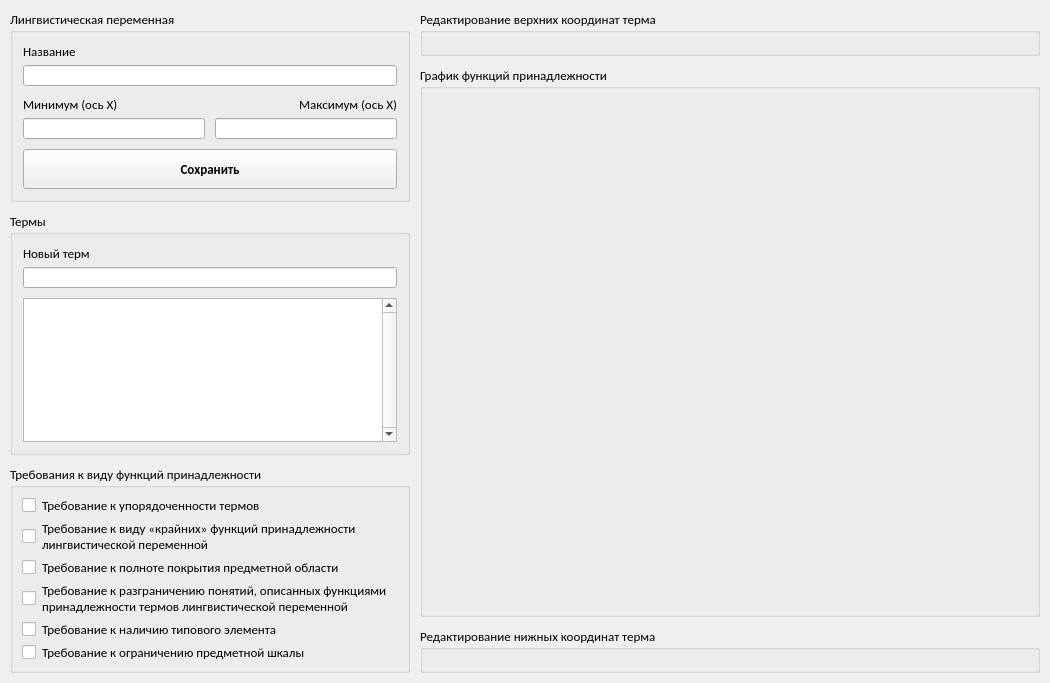
<?xml version="1.0" encoding="UTF-8"?>
<ui version="4.0">
 <class>function_editor_window</class>
 <widget class="QWidget" name="function_editor_window">
  <property name="geometry">
   <rect>
    <x>0</x>
    <y>0</y>
    <width>1050</width>
    <height>683</height>
   </rect>
  </property>
  <property name="sizePolicy">
   <sizepolicy hsizetype="Preferred" vsizetype="Preferred">
    <horstretch>0</horstretch>
    <verstretch>0</verstretch>
   </sizepolicy>
  </property>
  <property name="maximumSize">
   <size>
    <width>16777215</width>
    <height>16777215</height>
   </size>
  </property>
  <property name="font">
   <font>
    <family>Calibri</family>
    <pointsize>10</pointsize>
   </font>
  </property>
  <property name="windowTitle">
   <string>Редактор функций принадлежности лингвистической переменной</string>
  </property>
  <layout class="QHBoxLayout" name="horizontalLayout_2">
   <property name="spacing">
    <number>10</number>
   </property>
   <property name="leftMargin">
    <number>10</number>
   </property>
   <property name="topMargin">
    <number>10</number>
   </property>
   <property name="rightMargin">
    <number>10</number>
   </property>
   <property name="bottomMargin">
    <number>10</number>
   </property>
   <item>
    <layout class="QVBoxLayout" name="verticalLayout_5">
     <property name="spacing">
      <number>10</number>
     </property>
     <item>
      <widget class="QGroupBox" name="groupBox">
       <property name="sizePolicy">
        <sizepolicy hsizetype="Fixed" vsizetype="Preferred">
         <horstretch>0</horstretch>
         <verstretch>0</verstretch>
        </sizepolicy>
       </property>
       <property name="minimumSize">
        <size>
         <width>400</width>
         <height>0</height>
        </size>
       </property>
       <property name="maximumSize">
        <size>
         <width>16777215</width>
         <height>16777215</height>
        </size>
       </property>
       <property name="title">
        <string>Лингвистическая переменная</string>
       </property>
       <layout class="QVBoxLayout" name="verticalLayout">
        <property name="spacing">
         <number>10</number>
        </property>
        <property name="leftMargin">
         <number>10</number>
        </property>
        <property name="topMargin">
         <number>10</number>
        </property>
        <property name="rightMargin">
         <number>10</number>
        </property>
        <property name="bottomMargin">
         <number>10</number>
        </property>
        <item>
         <layout class="QVBoxLayout" name="verticalLayout_20">
          <property name="spacing">
           <number>5</number>
          </property>
          <item>
           <widget class="QLabel" name="label_15">
            <property name="text">
             <string>Название</string>
            </property>
           </widget>
          </item>
          <item>
           <widget class="QLineEdit" name="edit_title">
            <property name="minimumSize">
             <size>
              <width>0</width>
              <height>21</height>
             </size>
            </property>
            <property name="contextMenuPolicy">
             <enum>Qt::NoContextMenu</enum>
            </property>
            <property name="readOnly">
             <bool>false</bool>
            </property>
           </widget>
          </item>
         </layout>
        </item>
        <item>
         <layout class="QHBoxLayout" name="horizontalLayout">
          <property name="spacing">
           <number>10</number>
          </property>
          <item>
           <layout class="QVBoxLayout" name="verticalLayout_18">
            <property name="spacing">
             <number>5</number>
            </property>
            <item>
             <widget class="QLabel" name="label_13">
              <property name="text">
               <string>Минимум (ось X)</string>
              </property>
             </widget>
            </item>
            <item>
             <widget class="QLineEdit" name="edit_x_start">
              <property name="minimumSize">
               <size>
                <width>0</width>
                <height>21</height>
               </size>
              </property>
              <property name="contextMenuPolicy">
               <enum>Qt::NoContextMenu</enum>
              </property>
              <property name="readOnly">
               <bool>false</bool>
              </property>
             </widget>
            </item>
           </layout>
          </item>
          <item>
           <layout class="QVBoxLayout" name="verticalLayout_19">
            <property name="spacing">
             <number>5</number>
            </property>
            <item>
             <widget class="QLabel" name="label_14">
              <property name="text">
               <string>Максимум (ось X)</string>
              </property>
              <property name="alignment">
               <set>Qt::AlignRight|Qt::AlignTrailing|Qt::AlignVCenter</set>
              </property>
             </widget>
            </item>
            <item>
             <widget class="QLineEdit" name="edit_x_stop">
              <property name="minimumSize">
               <size>
                <width>0</width>
                <height>21</height>
               </size>
              </property>
              <property name="contextMenuPolicy">
               <enum>Qt::NoContextMenu</enum>
              </property>
              <property name="readOnly">
               <bool>false</bool>
              </property>
             </widget>
            </item>
           </layout>
          </item>
         </layout>
        </item>
        <item>
         <widget class="QPushButton" name="button_save">
          <property name="minimumSize">
           <size>
            <width>100</width>
            <height>40</height>
           </size>
          </property>
          <property name="font">
           <font>
            <weight>75</weight>
            <bold>true</bold>
           </font>
          </property>
          <property name="cursor">
           <cursorShape>PointingHandCursor</cursorShape>
          </property>
          <property name="text">
           <string>Сохранить</string>
          </property>
          <property name="iconSize">
           <size>
            <width>24</width>
            <height>24</height>
           </size>
          </property>
         </widget>
        </item>
       </layout>
      </widget>
     </item>
     <item>
      <widget class="QGroupBox" name="groupBox_6">
       <property name="sizePolicy">
        <sizepolicy hsizetype="Fixed" vsizetype="Preferred">
         <horstretch>0</horstretch>
         <verstretch>0</verstretch>
        </sizepolicy>
       </property>
       <property name="minimumSize">
        <size>
         <width>400</width>
         <height>0</height>
        </size>
       </property>
       <property name="title">
        <string>Термы</string>
       </property>
       <layout class="QVBoxLayout" name="verticalLayout_2">
        <property name="spacing">
         <number>10</number>
        </property>
        <property name="leftMargin">
         <number>10</number>
        </property>
        <property name="topMargin">
         <number>10</number>
        </property>
        <property name="rightMargin">
         <number>10</number>
        </property>
        <property name="bottomMargin">
         <number>10</number>
        </property>
        <item>
         <layout class="QVBoxLayout" name="verticalLayout_17">
          <property name="spacing">
           <number>5</number>
          </property>
          <item>
           <widget class="QLabel" name="label_12">
            <property name="text">
             <string>Новый терм</string>
            </property>
           </widget>
          </item>
          <item>
           <widget class="QLineEdit" name="edit_add_term">
            <property name="minimumSize">
             <size>
              <width>0</width>
              <height>21</height>
             </size>
            </property>
            <property name="contextMenuPolicy">
             <enum>Qt::NoContextMenu</enum>
            </property>
            <property name="clearButtonEnabled">
             <bool>true</bool>
            </property>
           </widget>
          </item>
         </layout>
        </item>
        <item>
         <widget class="QListWidget" name="list_terms">
          <property name="minimumSize">
           <size>
            <width>0</width>
            <height>0</height>
           </size>
          </property>
          <property name="maximumSize">
           <size>
            <width>16777215</width>
            <height>16777215</height>
           </size>
          </property>
          <property name="verticalScrollBarPolicy">
           <enum>Qt::ScrollBarAlwaysOn</enum>
          </property>
         </widget>
        </item>
       </layout>
      </widget>
     </item>
     <item>
      <widget class="QGroupBox" name="groupBox_3">
       <property name="sizePolicy">
        <sizepolicy hsizetype="Fixed" vsizetype="Preferred">
         <horstretch>0</horstretch>
         <verstretch>0</verstretch>
        </sizepolicy>
       </property>
       <property name="minimumSize">
        <size>
         <width>400</width>
         <height>0</height>
        </size>
       </property>
       <property name="maximumSize">
        <size>
         <width>16777215</width>
         <height>16777215</height>
        </size>
       </property>
       <property name="title">
        <string>Требования к виду функций принадлежности</string>
       </property>
       <layout class="QVBoxLayout" name="verticalLayout_7">
        <item>
         <layout class="QHBoxLayout" name="horizontalLayout_3">
          <item>
           <widget class="QCheckBox" name="check_err_1">
            <property name="sizePolicy">
             <sizepolicy hsizetype="Fixed" vsizetype="Fixed">
              <horstretch>0</horstretch>
              <verstretch>0</verstretch>
             </sizepolicy>
            </property>
            <property name="text">
             <string/>
            </property>
           </widget>
          </item>
          <item>
           <widget class="QLabel" name="label">
            <property name="text">
             <string>Требование к упорядоченности термов</string>
            </property>
            <property name="wordWrap">
             <bool>true</bool>
            </property>
           </widget>
          </item>
         </layout>
        </item>
        <item>
         <layout class="QHBoxLayout" name="horizontalLayout_5">
          <item>
           <widget class="QCheckBox" name="check_err_2">
            <property name="sizePolicy">
             <sizepolicy hsizetype="Fixed" vsizetype="Fixed">
              <horstretch>0</horstretch>
              <verstretch>0</verstretch>
             </sizepolicy>
            </property>
            <property name="text">
             <string/>
            </property>
           </widget>
          </item>
          <item>
           <widget class="QLabel" name="label_2">
            <property name="text">
             <string>Требование к виду «крайних» функций принадлежности лингвистической переменной</string>
            </property>
            <property name="wordWrap">
             <bool>true</bool>
            </property>
           </widget>
          </item>
         </layout>
        </item>
        <item>
         <layout class="QHBoxLayout" name="horizontalLayout_6">
          <item>
           <widget class="QCheckBox" name="check_err_3">
            <property name="sizePolicy">
             <sizepolicy hsizetype="Fixed" vsizetype="Fixed">
              <horstretch>0</horstretch>
              <verstretch>0</verstretch>
             </sizepolicy>
            </property>
            <property name="text">
             <string/>
            </property>
           </widget>
          </item>
          <item>
           <widget class="QLabel" name="label_3">
            <property name="text">
             <string>Требование к полноте покрытия предметной области</string>
            </property>
            <property name="wordWrap">
             <bool>true</bool>
            </property>
           </widget>
          </item>
         </layout>
        </item>
        <item>
         <layout class="QHBoxLayout" name="horizontalLayout_7">
          <item>
           <widget class="QCheckBox" name="check_err_4">
            <property name="sizePolicy">
             <sizepolicy hsizetype="Fixed" vsizetype="Fixed">
              <horstretch>0</horstretch>
              <verstretch>0</verstretch>
             </sizepolicy>
            </property>
            <property name="text">
             <string/>
            </property>
           </widget>
          </item>
          <item>
           <widget class="QLabel" name="label_4">
            <property name="text">
             <string>Требование к разграничению понятий, описанных функциями принадлежности термов лингвистической переменной</string>
            </property>
            <property name="wordWrap">
             <bool>true</bool>
            </property>
           </widget>
          </item>
         </layout>
        </item>
        <item>
         <layout class="QHBoxLayout" name="horizontalLayout_8">
          <item>
           <widget class="QCheckBox" name="check_err_5">
            <property name="sizePolicy">
             <sizepolicy hsizetype="Fixed" vsizetype="Fixed">
              <horstretch>0</horstretch>
              <verstretch>0</verstretch>
             </sizepolicy>
            </property>
            <property name="text">
             <string/>
            </property>
           </widget>
          </item>
          <item>
           <widget class="QLabel" name="label_5">
            <property name="text">
             <string>Требование к наличию типового элемента</string>
            </property>
            <property name="wordWrap">
             <bool>true</bool>
            </property>
           </widget>
          </item>
         </layout>
        </item>
        <item>
         <layout class="QHBoxLayout" name="horizontalLayout_9">
          <item>
           <widget class="QCheckBox" name="check_err_6">
            <property name="sizePolicy">
             <sizepolicy hsizetype="Fixed" vsizetype="Fixed">
              <horstretch>0</horstretch>
              <verstretch>0</verstretch>
             </sizepolicy>
            </property>
            <property name="text">
             <string/>
            </property>
           </widget>
          </item>
          <item>
           <widget class="QLabel" name="label_6">
            <property name="text">
             <string>Требование к ограничению предметной шкалы</string>
            </property>
            <property name="wordWrap">
             <bool>true</bool>
            </property>
           </widget>
          </item>
         </layout>
        </item>
       </layout>
      </widget>
     </item>
    </layout>
   </item>
   <item>
    <layout class="QVBoxLayout" name="verticalLayout_4">
     <property name="spacing">
      <number>10</number>
     </property>
     <item>
      <widget class="QGroupBox" name="groupBox_7">
       <property name="title">
        <string>Редактирование верхних координат терма</string>
       </property>
       <layout class="QVBoxLayout" name="verticalLayout_8">
        <property name="spacing">
         <number>0</number>
        </property>
        <property name="leftMargin">
         <number>10</number>
        </property>
        <property name="topMargin">
         <number>10</number>
        </property>
        <property name="rightMargin">
         <number>10</number>
        </property>
        <property name="bottomMargin">
         <number>10</number>
        </property>
        <item>
         <widget class="QSplitter" name="splitter_3">
          <property name="orientation">
           <enum>Qt::Horizontal</enum>
          </property>
          <property name="handleWidth">
           <number>10</number>
          </property>
         </widget>
        </item>
       </layout>
      </widget>
     </item>
     <item>
      <widget class="QGroupBox" name="groupBox_2">
       <property name="sizePolicy">
        <sizepolicy hsizetype="Preferred" vsizetype="Preferred">
         <horstretch>0</horstretch>
         <verstretch>0</verstretch>
        </sizepolicy>
       </property>
       <property name="title">
        <string>График функций принадлежности</string>
       </property>
       <layout class="QHBoxLayout" name="horizontalLayout_4">
        <property name="spacing">
         <number>10</number>
        </property>
        <property name="leftMargin">
         <number>10</number>
        </property>
        <property name="topMargin">
         <number>10</number>
        </property>
        <property name="rightMargin">
         <number>10</number>
        </property>
        <property name="bottomMargin">
         <number>10</number>
        </property>
        <item>
         <widget class="QLabel" name="label_plot">
          <property name="sizePolicy">
           <sizepolicy hsizetype="Expanding" vsizetype="Expanding">
            <horstretch>0</horstretch>
            <verstretch>0</verstretch>
           </sizepolicy>
          </property>
          <property name="minimumSize">
           <size>
            <width>0</width>
            <height>0</height>
           </size>
          </property>
          <property name="text">
           <string/>
          </property>
          <property name="scaledContents">
           <bool>true</bool>
          </property>
          <property name="alignment">
           <set>Qt::AlignCenter</set>
          </property>
          <property name="wordWrap">
           <bool>false</bool>
          </property>
         </widget>
        </item>
       </layout>
      </widget>
     </item>
     <item>
      <widget class="QGroupBox" name="groupBox_5">
       <property name="title">
        <string>Редактирование нижных координат терма</string>
       </property>
       <layout class="QVBoxLayout" name="verticalLayout_3">
        <property name="spacing">
         <number>0</number>
        </property>
        <property name="leftMargin">
         <number>10</number>
        </property>
        <property name="topMargin">
         <number>10</number>
        </property>
        <property name="rightMargin">
         <number>10</number>
        </property>
        <property name="bottomMargin">
         <number>10</number>
        </property>
        <item>
         <widget class="QSplitter" name="splitter">
          <property name="orientation">
           <enum>Qt::Horizontal</enum>
          </property>
          <property name="handleWidth">
           <number>10</number>
          </property>
         </widget>
        </item>
       </layout>
      </widget>
     </item>
    </layout>
   </item>
  </layout>
 </widget>
 <resources/>
 <connections/>
</ui>
